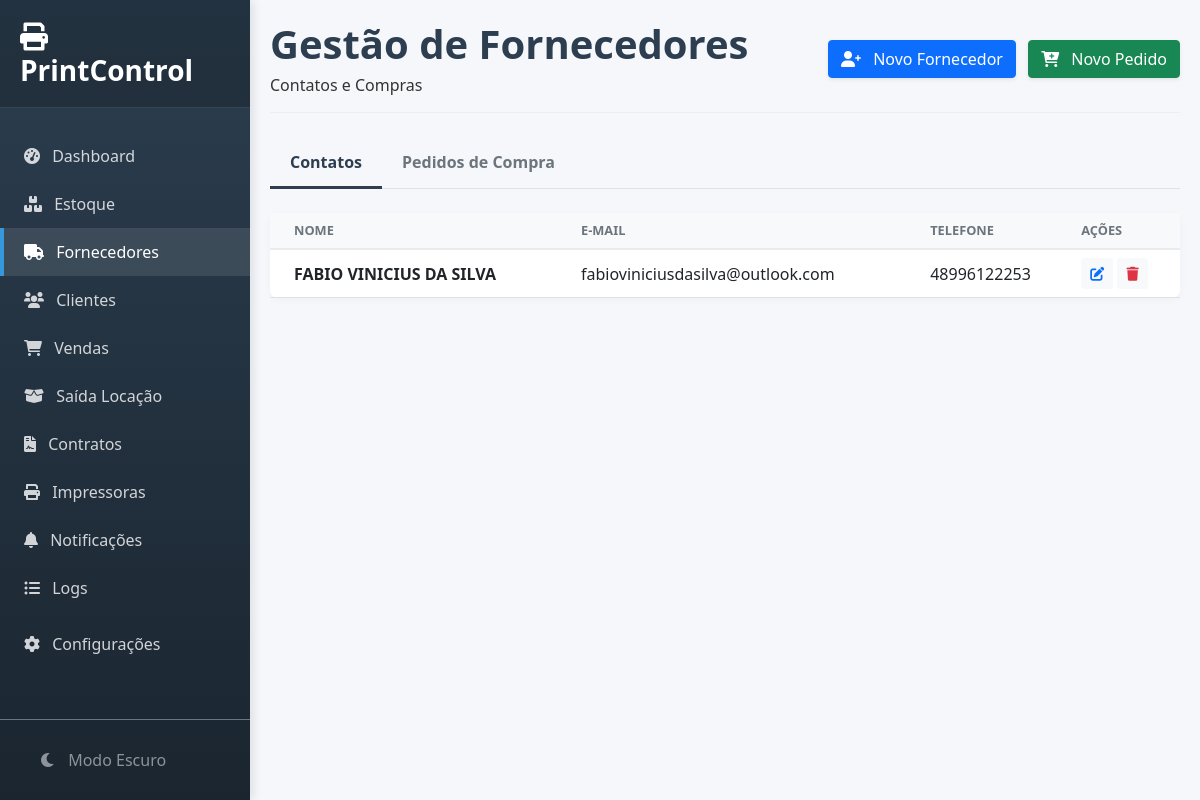
Screenshot of /fornecedores with the database file from the repository.
### app.py (models this page shows)
class Fornecedor(db.Model):
    id = db.Column(db.Integer, primary_key=True)
    nome = db.Column(db.String(100), nullable=False)
    email = db.Column(db.String(100))
    telefone = db.Column(db.String(50))
    observacao = db.Column(db.Text)
    pedidos = db.relationship('PedidoCompra', backref='fornecedor', cascade="all, delete-orphan")

### app.py (the view)
@app.route('/fornecedores')
def fornecedores():
    active_tab = request.args.get('tab', 'contatos')
    fornecedores_lista = Fornecedor.query.order_by(Fornecedor.nome).all()
    produtos_lista = Produto.query.order_by(Produto.nome).all()
    pedidos_lista = PedidoCompra.query.order_by(PedidoCompra.data_emissao.desc()).all()
    return render_template('fornecedores.html', fornecedores=fornecedores_lista, produtos=produtos_lista, pedidos=pedidos_lista, hoje=datetime.now(), active_tab=active_tab)

### app.py (called while the page is built)
@app.context_processor
def utility_processor():
    try:
        config = Configuracao.query.first()
        if not config:
            config = Configuracao()
            db.session.add(config)
            db.session.commit()
        return dict(hoje=datetime.now(), config=config)
    except: return dict(hoje=datetime.now(), config=None)

### templates/fornecedores.html (shortened to what this page needs)
{% extends "base.html" %}
{% block content %}
<div id="fornecedores-page" class="page-content active">
    <div class="page-header">
        <div class="d-flex justify-content-between align-items-center">
            <div><h1 class="page-title">Gestão de Fornecedores</h1><p class="page-subtitle mb-0">Contatos e Compras</p></div>
            <div>
                <button class="btn btn-primary btn-action shadow-sm me-2" onclick="abrirModalFornecedor()"><i class="fas fa-user-plus me-2"></i> Novo Fornecedor</button>
                <button class="btn btn-success btn-action shadow-sm" onclick="abrirModalPedido()"><i class="fas fa-cart-plus me-2"></i> Novo Pedido</button>
            </div>
        </div>
    </div>
    <ul class="nav nav-tabs mb-4" id="fornecedorTabs" role="tablist">
        <li class="nav-item">
            <button class="nav-link {% if active_tab == 'contatos' %}active{% endif %}" data-bs-toggle="tab" data-bs-target="#tab-contatos">Contatos</button>
        </li>
        <li class="nav-item">
            <button class="nav-link {% if active_tab == 'pedidos' %}active{% endif %}" data-bs-toggle="tab" data-bs-target="#tab-pedidos">Pedidos de Compra</button>
        </li>
    </ul>
    <div class="tab-content">
        <div class="tab-pane fade {% if active_tab == 'contatos' %}show active{% endif %}" id="tab-contatos">
            <div class="card card-table-clean">
                <div class="card-body p-0">
                    <div class="table-responsive">
                        <table class="table table-hover mb-0 align-middle">
                            <thead><tr><th class="ps-4">NOME</th><th>E-MAIL</th><th>TELEFONE</th><th>AÇÕES</th></tr></thead>
                            <tbody>
                                {% for f in fornecedores %}
                                <tr>
                                    <td class="ps-4 fw-bold">{{ f.nome }}</td>
                                    <td>{{ f.email }}</td>
                                    <td>{{ f.telefone }}</td>
                                    <td>
                                        <button class="btn btn-sm btn-light text-primary" onclick="editarFornecedor('{{ f.id }}', '{{ f.nome }}', '{{ f.email }}', '{{ f.telefone }}', '{{ f.observacao }}')"><i class="fas fa-edit"></i></button>
                                        <a href="{{ url_for('excluir_fornecedor', id=f.id) }}" class="btn btn-sm btn-light text-danger" onclick="return confirm('Excluir?')"><i class="fas fa-trash"></i></a>
                                    </td>
                                </tr>
                                {% else %}<tr><td colspan="4" class="text-center p-4">Nenhum fornecedor.</td></tr>{% endfor %}
                            </tbody>
                        </table>
                    </div>
                </div>
            </div>
        </div>
    </div>
</div>
{% endblock %}

### templates/base.html (style rules this page uses)
:root { --primary-color: #2c3e50; --secondary-color: #3498db; --success-color: #27ae60; --warning-color: #f39c12; --danger-color: #e74c3c; --bg-body: #f5f7fa; --bg-card: #ffffff; --bg-sidebar: linear-gradient(180deg, #2c3e50 0%, #1a252f 100%); --text-main: #333333; --text-muted: #6c757d; --border-color: #eeeeee; --input-bg: #ffffff; --input-border: #ced4da; --table-head-bg: #f8f9fa; --table-hover: #fafafa; --filter-bar-bg: #ffffff; }
body { font-family: 'Segoe UI', sans-serif; background-color: var(--bg-body); color: var(--text-main); transition: background-color 0.3s, color 0.3s; }
.card { background-color: var(--bg-card); border-radius: 10px; border: 1px solid var(--border-color); box-shadow: 0 5px 15px rgba(0, 0, 0, 0.08); margin-bottom: 24px; }
.page-header { margin-bottom: 25px; border-bottom: 1px solid var(--border-color); padding-bottom: 15px; }

### templates/fornecedores.html (style rules this page uses)
.page-title { color: #2C3E50 !important; font-family: 'Segoe UI', sans-serif; font-weight: 700; margin-bottom: 5px; }
.nav-tabs .nav-link { color: #6c757d; font-weight: 600; border: none; border-bottom: 3px solid transparent; padding: 12px 20px; }
.nav-tabs .nav-link.active { color: #2c3e50; background: transparent; border-bottom-color: #2c3e50; }
.card-table-clean { border: none; box-shadow: 0 2px 10px rgba(0,0,0,0.03); border-radius: 8px; }
.table thead th { background-color: #f8f9fa; color: #6c757d; font-size: 0.8rem; text-transform: uppercase; border-bottom: 2px solid #e9ecef; }

### rows the page displays
Fornecedor: nome "FABIO VINICIUS DA SILVA", email "fabioviniciusdasilva@outlook.com", telefone "48996122253"
